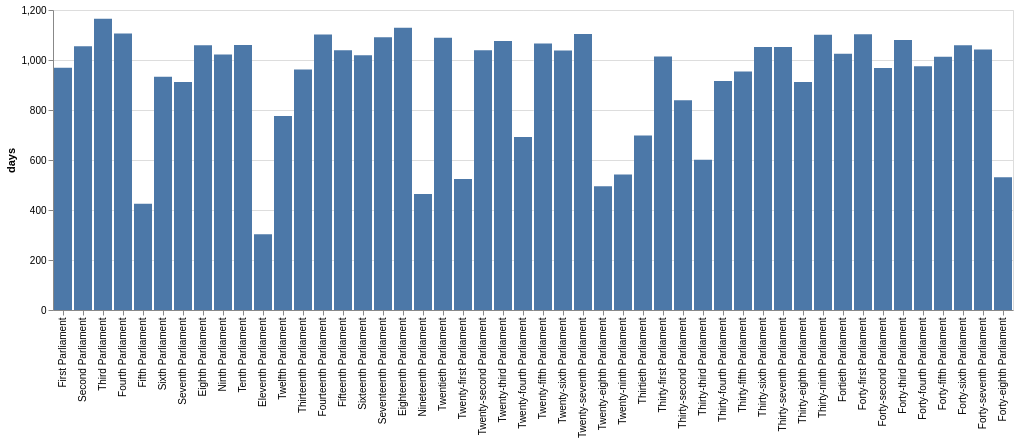

The code cell stored with this chart in its notebook:
### Markdown cell above
## Parliaments

Endpoint: <https://handbookapi.aph.gov.au/api/StatisticalInformation/Parliaments>

Parliaments start after an election and end when the House of Representatives is dissolved (or the 3 year term expires) and a new election is called. Parliaments are numbered consecutively, starting at 1.

Parliaments can be broken up into [sessions](https://www.aph.gov.au/About_Parliament/House_of_Representatives/Powers_practice_and_procedure/Practice7/HTML/Chapter7/A_Session). Sessions end when the House of Representatives is dissolved or the parliament is [prorogued](https://www.aph.gov.au/About_Parliament/House_of_Representatives/Powers_practice_and_procedure/Practice7/HTML/Chapter7/A_Session#Prorogation). There's no fixed limit on the length of sessions, or on how many sessions comprise a Parliament. The House of Representatives Practice notes that: 

> It is now the usual practice for Parliaments (the 44th Parliament excepted) to consist of one session only. However, in the past the number and duration of sessions have varied considerably...

A session can be prorogued multiple times as the date for the resumption of Parliament is pushed further off into the future. Sometimes the Parliament does not resume and is instead dissolved. As a result, a session can end some time before parliament is officially dissolved.

Within each session are a number of sitting periods (currently there are Autumn, Winter, and Spring periods), that comprise a series of sitting days.

For more information see:

* [Infosheet 25 - Prorogation and dissolution](https://www.aph.gov.au/About_Parliament/House_of_Representatives/Powers_practice_and_procedure/00_-_Infosheets/Infosheet_25_-_Prorogation_and_dissolution)
* [Guide to procedures – sittings of the House](https://static.aph.gov.au/-/media/05_About_Parliament/53_HoR/532_PPP/GuidetoProcedures/04_sittings.pdf?rev=8eff78632ce44f419efb4f7998ec9167&hash=374E5AD2445D06BADFC358D8BA61E40D)
* [House of Representatives Practice – A Session](https://www.aph.gov.au/About_Parliament/House_of_Representatives/Powers_practice_and_procedure/Practice7/HTML/Chapter7/A_Session)

These practices are reflected in the different dates returned by the `Parliaments` endpoint. Each parliament has:

* `DateElection` – the date of the election preceding the parliament (the Constitution requires that parliament must be summoned to meet not later than 30 days after the day appointed for the return of the election writs)
* `DateDissolution` – the date on which the parliament was dissolved (a new election is triggered)

Each session has a `DateOpening` and a `DateClosing`, but can also have multiple `Prorogations`, each with a `DateProrogued`.

### Examples

The length of Parliaments.

### Code cell
df_p = pd.read_json(
    "https://handbookapi.aph.gov.au/api/StatisticalInformation/Parliaments",
    convert_dates=[
        "DateElection",
        "DateDissolution",
        "Sessions.DateOpening",
        "Sessions.DateClosing",
    ],
)
df_p.fillna({"DateDissolution": datetime.datetime.now()}, inplace=True)
df_p["days"] = (df_p["DateDissolution"] - df_p["DateElection"]).dt.days
alt.Chart(df_p).mark_bar().encode(
    x=alt.X("Name:N").sort({"field": "id"}).title(None),
    y="days:Q",
    tooltip=["Name", "DateElection", "DateDissolution", "days"],
).properties(width="container")
